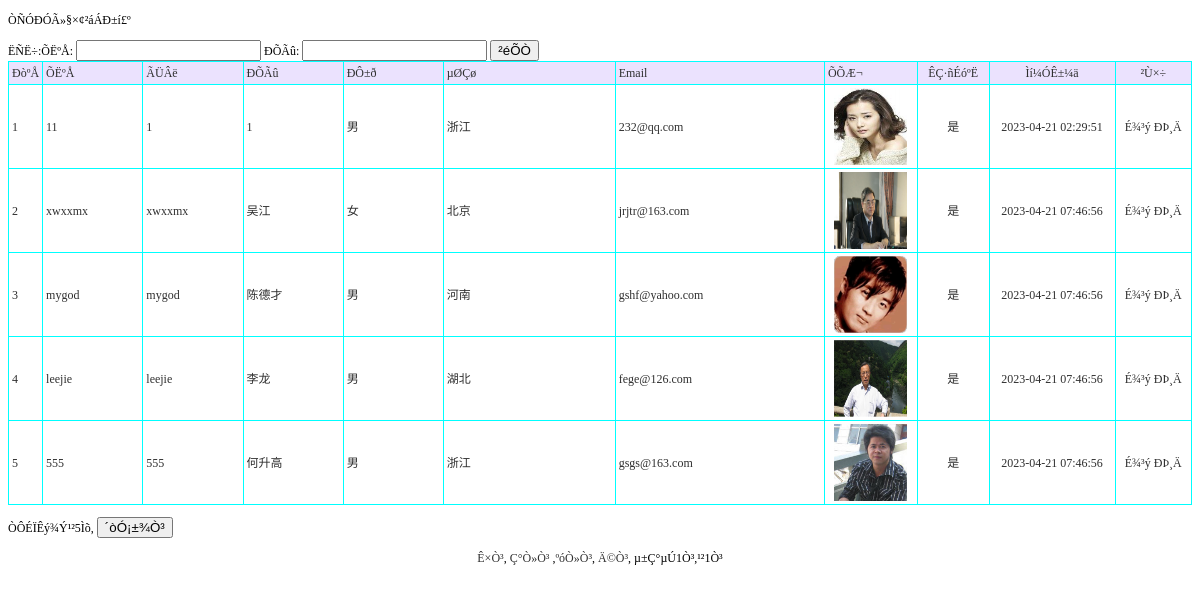
Page /yonghuzhuce_list.php on the committed database.
### tables this page shows
CREATE TABLE `yonghuzhuce` (
  `id` int(11) NOT NULL AUTO_INCREMENT,
  `zhanghao` varchar(50) DEFAULT NULL,
  `mima` varchar(50) DEFAULT NULL,
  `xingming` varchar(50) DEFAULT NULL,
  `xingbie` varchar(50) DEFAULT NULL,
  `diqu` varchar(50) DEFAULT NULL,
  `Email` varchar(50) DEFAULT NULL,
  `zhaopian` varchar(50) DEFAULT NULL,
  `addtime` timestamp NOT NULL DEFAULT CURRENT_TIMESTAMP,
  `issh` varchar(10) DEFAULT '否',
  PRIMARY KEY (`id`)
);

### yonghuzhuce_list.php (the view, shortened to what this page needs)
<!DOCTYPE html PUBLIC "-//W3C//DTD XHTML 1.0 Transitional//EN"
        "http://www.w3.org/TR/xhtml1/DTD/xhtml1-transitional.dtd">
<html xmlns="http://www.w3.org/1999/xhtml">
<head>
    <link rel="stylesheet" href="css.css" type="text/css">
</head>
<body>
<p>ÒÑÓÐÓÃ»§×¢²áÁÐ±í£º</p>
<form id="form1" name="form1" method="post" action="">
    ËÑË÷:ÕËºÅ:
    <input name="bh" type="text" id="bh"/>
    ÐÕÃû:
    <input name="mc" type="text" id="mc"/>
    <input type="submit" name="Submit" value="²éÕÒ"/>
</form>
<table width="100%" border="1" align="center" cellpadding="3" cellspacing="1" bordercolor="#00FFFF"
       style="border-collapse:collapse">
    <tr>
        <td width="25" bgcolor="#EBE2FE">ÐòºÅ</td>
        <td width="94" bgcolor='#EBE2FE'>ÕËºÅ</td>
        <td width="94" bgcolor='#EBE2FE'>ÃÜÂë</td>
        <td width="94" bgcolor='#EBE2FE'>ÐÕÃû</td>
        <td width="94" bgcolor='#EBE2FE'>ÐÔ±ð</td>
        <td width="167" bgcolor='#EBE2FE'>µØÇø</td>
        <td width="204" bgcolor='#EBE2FE'>Email</td>
        <td width="86" bgcolor='#EBE2FE'>ÕÕÆ¬</td>
        <td width="65" align="center" bgcolor="#EBE2FE">ÊÇ·ñÉóºË</td>
        <td width="120" align="center" bgcolor="#EBE2FE">Ìí¼ÓÊ±¼ä</td>
        <td width="70" align="center" bgcolor="#EBE2FE">²Ù×÷</td>
    </tr>
    <?php
    $sql = "select * from yonghuzhuce where 1=1";
    $sql = $sql . " order by id desc";
    $query = mysql_query($sql);
    $rowscount = mysql_num_rows($query);
    if ($rowscount == 0) {
    } else {
        $pagelarge = 10;
        $pagecurrent = $_GET["pagecurrent"];
        if ($rowscount % $pagelarge == 0) {
            $pagecount = $rowscount / $pagelarge;
        } else {
            $pagecount = intval($rowscount / $pagelarge) + 1;
        }
        if ($pagecurrent == "" || $pagecurrent <= 0) {
            $pagecurrent = 1;
        }
        $ddddd = $pagecurrent * $pagelarge;
        if ($pagecurrent == $pagecount) {
            if ($rowscount % $pagelarge == 0) {
                $ddddd = $pagecurrent * $pagelarge;
            } else {
                $ddddd = $pagecurrent * $pagelarge - $pagelarge + $rowscount % $pagelarge;
            }
        }
        for ($i = $pagecurrent * $pagelarge - $pagelarge; $i < $ddddd; $i++) {
            ?>
            <tr>
                <td width="25"><?php
                    echo $i + 1;
                    ?></td>
                <td><?php echo mysql_result($query, $i, zhanghao); ?></td>
                <td><?php echo mysql_result($query, $i, mima); ?></td>
                <td><?php echo mysql_result($query, $i, xingming); ?></td>
                <td><?php echo mysql_result($query, $i, xingbie); ?></td>
                <td><?php echo mysql_result($query, $i, diqu); ?></td>
                <td><?php echo mysql_result($query, $i, Email); ?></td>
                <td align="center"><img src="<?php echo mysql_result($query, $i, zhaopian); ?>" width="73" height="77"/>
                </td>
                <td width="65" align="center"><a
                            href="sh.php?id=<?php echo mysql_result($query, $i, id); ?>&amp;yuan=<?php echo mysql_result($query, $i, issh); ?>&tablename=yonghuzhuce"><?php echo mysql_result($query, $i, issh); ?></a>
                </td>
                <td width="120" align="center"><?php
                    echo mysql_result($query, $i, "addtime");
                    ?></td>
                <td width="70" align="center"><a href="del.php?id=<?php
                    echo mysql_result($query, $i, "id");
                    ?>&tablename=yonghuzhuce" onclick="return confirm('ÕæµÄÒªÉ¾³ý£¿')">É¾³ý</a> <a
                            href="yonghuzhuce_updt.php?id=<?php
                            echo mysql_result($query, $i, "id");
                            ?>">ÐÞ¸Ä</a></td>
            </tr>
            <?php
        }
    }
    ?>
</table>
<p>ÒÔÉÏÊý¾Ý¹²<?php
    echo $rowscount;
    ?>Ìõ,
    <input type="button" name="Submit2" onclick="javascript:window.print();" value="´òÓ¡±¾Ò³"/>
</p>
<p align="center"><a href="yonghuzhuce_list.php?pagecurrent=1">Ê×Ò³</a>, <a
            href="yonghuzhuce_list.php?pagecurrent=<?php echo $pagecurrent - 1; ?>">Ç°Ò»Ò³</a> ,<a
            href="yonghuzhuce_list.php?pagecurrent=<?php echo $pagecurrent + 1; ?>">ºóÒ»Ò³</a>, <a
            href="yonghuzhuce_list.php?pagecurrent=<?php echo $pagecount; ?>">Ä©Ò³</a>,
    µ±Ç°µÚ<?php echo $pagecurrent; ?>Ò³,¹²<?php echo $pagecount; ?>Ò³ </p>
<p>&nbsp; </p>
</body>
</html>

### css.css (style rules this page uses)
A:link { color: #2f2f2f; text-decoration: none; }
td { font-family:"宋体"; font-size: 12px; color: #2f2f2f; line-height: 16px; }

### rows in the picture
yonghuzhuce: zhanghao "11", mima "1", xingming "1", xingbie "男", diqu "浙江", Email "232@qq.com", zhaopian (picture), issh "是", addtime "2023-04-21 02:29:51"
yonghuzhuce: zhanghao "xwxxmx", mima "xwxxmx", xingming "吴江", xingbie "女", diqu "北京", Email "jrjtr@163.com", zhaopian (picture), issh "是", addtime "2023-04-21 07:46:56"
yonghuzhuce: zhanghao "mygod", mima "mygod", xingming "陈德才", xingbie "男", diqu "河南", Email "gshf@yahoo.com", zhaopian (picture), issh "是", addtime "2023-04-21 07:46:56"
yonghuzhuce: zhanghao "leejie", mima "leejie", xingming "李龙", xingbie "男", diqu "湖北", Email "fege@126.com", zhaopian (picture), issh "是", addtime "2023-04-21 07:46:56"
yonghuzhuce: zhanghao "555", mima "555", xingming "何升高", xingbie "男", diqu "浙江", Email "gsgs@163.com", zhaopian (picture), issh "是", addtime "2023-04-21 07:46:56"

### other values in the picture
$rowscount "5"
$pagecurrent "1"
$pagecount "1"
